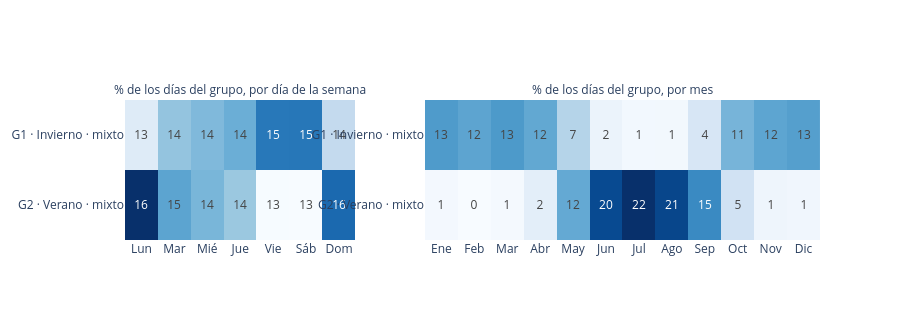

The notebook cell this image was saved under:
### Markdown cell above
## 6. Dónde cae cada tipo de día

### 6.1 Composición de cada grupo por día de la semana y por mes

Porcentaje de los días de cada grupo que cae en cada día de la semana y en cada mes. Si un grupo se concentra en sábados y domingos, o en una estación, el algoritmo capturó el calendario sin que se le diera.

### Code cell
cal = calendario.reindex(perfiles.index)

por_dia = pd.crosstab(etiquetas, cal['dia_semana'], normalize='index').mul(100)
por_dia.columns = DIAS
por_mes = pd.crosstab(etiquetas, cal['mes'], normalize='index').mul(100)
por_mes.columns = MESES
for tabla in (por_dia, por_mes):
    tabla.index = [NOMBRES[g] for g in tabla.index]

fig = make_subplots(rows=1, cols=2, column_widths=[7, 12],
                    subplot_titles=['% de los días del grupo, por día de la semana',
                                    '% de los días del grupo, por mes'])
for j, tabla in enumerate((por_dia, por_mes), start=1):
    fig.add_trace(go.Heatmap(
        z=tabla.values, x=list(tabla.columns), y=list(tabla.index), colorscale='Blues',
        showscale=False, texttemplate='%{z:.0f}',
        hovertemplate='%{y}<br>%{x}: %{z:.1f} %<extra></extra>',
    ), row=1, col=j)
fig.update_yaxes(autorange='reversed')
fig.update_annotations(font_size=12)
fig.update_layout(height=60 * K + 200)
fig.show()

### Figure 1 — Plotly figure (JSON) as saved in the notebook; plotly's stock layout.template omitted (floating-point values rounded to 4 significant figures)
{"data": [{"colorscale": [[0, "rgb(247,251,255)"], [0.125, "rgb(222,235,247)"], [0.25, "rgb(198,219,239)"], [0.375, "rgb(158,202,225)"], [0.5, "rgb(107,174,214)"], [0.625, "rgb(66,146,198)"], [0.75, "rgb(33,113,181)"], [0.875, "rgb(8,81,156)"], [1, "rgb(8,48,107)"]], "hovertemplate": "%{y}<br>%{x}: %{z:.1f} %<extra></extra>", "showscale": false, "texttemplate": "%{z:.0f}", "type": "heatmap", "x": ["Lun", "Mar", "Mié", "Jue", "Vie", "Sáb", "Dom"], "xaxis": "x", "y": ["G1 · Invierno · mixto", "G2 · Verano · mixto"], "yaxis": "y", "z": [[13.02, 14.08, 14.27, 14.46, 15.32, 15.33, 13.52], [16.38, 14.63, 14.33, 14.01, 12.56, 12.54, 15.54]]}, {"colorscale": [[0, "rgb(247,251,255)"], [0.125, "rgb(222,235,247)"], [0.25, "rgb(198,219,239)"], [0.375, "rgb(158,202,225)"], [0.5, "rgb(107,174,214)"], [0.625, "rgb(66,146,198)"], [0.75, "rgb(33,113,181)"], [0.875, "rgb(8,81,156)"], [1, "rgb(8,48,107)"]], "hovertemplate": "%{y}<br>%{x}: %{z:.1f} %<extra></extra>", "showscale": false, "texttemplate": "%{z:.0f}", "type": "heatmap", "x": ["Ene", "Feb", "Mar", "Abr", "May", "Jun", "Jul", "Ago", "Sep", "Oct", "Nov", "Dic"], "xaxis": "x2", "y": ["G1 · Invierno · mixto", "G2 · Verano · mixto"], "yaxis": "y2", "z": [[13.16, 12.24, 13.26, 11.9, 6.915, 1.576, 0.735, 0.8057, 3.845, 10.63, 12.19, 12.75], [0.7005, 0.2218, 0.537, 2.411, 11.74, 20.16, 22.31, 20.5, 14.66, 4.518, 1.22, 1.022]]}], "layout": {"annotations": [{"font": {"size": 12}, "showarrow": false, "text": "% de los días del grupo, por día de la semana", "x": 0.1658, "xanchor": "center", "xref": "paper", "y": 1, "yanchor": "bottom", "yref": "paper"}, {"font": {"size": 12}, "showarrow": false, "text": "% de los días del grupo, por mes", "x": 0.7158, "xanchor": "center", "xref": "paper", "y": 1, "yanchor": "bottom", "yref": "paper"}], "height": 320, "xaxis": {"anchor": "y", "domain": [0, 0.3316]}, "xaxis2": {"anchor": "y2", "domain": [0.4316, 1]}, "yaxis": {"anchor": "x", "autorange": "reversed", "domain": [0, 1]}, "yaxis2": {"anchor": "x2", "autorange": "reversed", "domain": [0, 1]}}}
